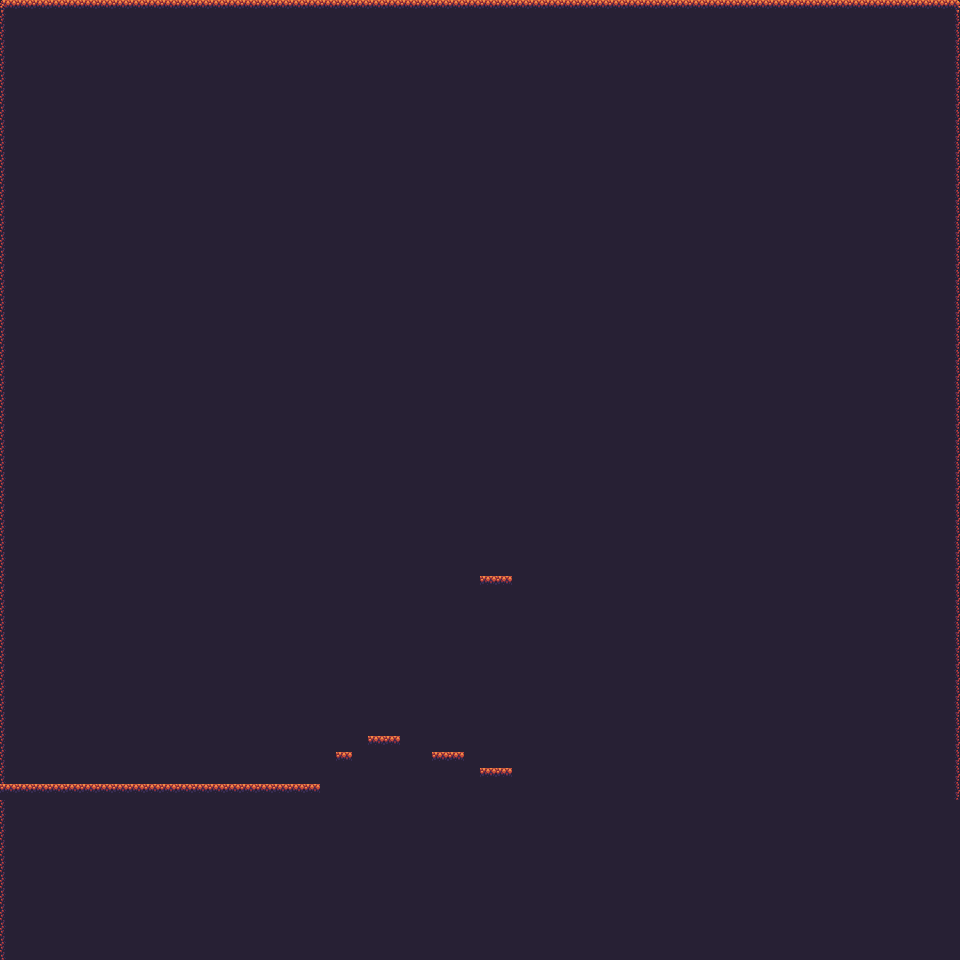

Below is a game level as drawn by its tile map, then a one-line description and the .tmx that defines it (tile-layer data replaced by summaries):
An orthogonal 60x60 tile map with 16x16 px tiles, 3 tile layers (Background, Background2, Floor), 2 tilesets and 11 objects (7x Wall, Player, enemy, Down, death).

<map version="1.10" tiledversion="1.11.2" orientation="orthogonal" renderorder="right-down" width="60" height="60" tilewidth="16" tileheight="16" infinite="0" nextlayerid="10" nextobjectid="14">
 <tileset firstgid="1" source="sheet1.tsx" />
 <tileset firstgid="137" source="world_tileset.tsx" />
 <layer id="1" name="Background" width="60" height="60">
  <data>[3600 cells, 3600 non-empty, 1 distinct tile ids]</data>
 </layer>
 <layer id="3" name="Background2" width="60" height="60">
  <data>[3600 cells, 168 non-empty, 5 distinct tile ids]</data>
 </layer>
 <layer id="2" name="Floor" width="60" height="60">
  <data>[3600 cells, 29 non-empty, 1 distinct tile ids]</data>
 </layer>
 <objectgroup id="4" name="Player">
  <object id="6" name="Player" x="10.6298" y="771.326">
   <point />
  </object>
 </objectgroup>
 <objectgroup id="5" name="Collision">
  <object id="1" name="Col" type="Wall" x="3.24958" y="785.329" width="315.717" height="5.21322" />
  <object id="2" name="Col" type="Wall" x="369.314" y="736.166" width="28.0478" height="5.21322" />
  <object id="3" name="Col" type="Wall" x="435.086" y="752.775" width="28.0478" height="5.21322" />
  <object id="4" name="Col" type="Wall" x="481.591" y="767.391" width="28.0478" height="5.21322" />
  <object id="9" name="Col" type="Wall" x="337.424" y="752.775" width="14.7605" height="5.21322" />
  <object id="12" name="Col" type="Wall" x="482.516" y="576.437" width="28.0478" height="5.21322" />
  <object id="13" name="Wall" x="-1.6452" y="15.1244" width="6.12848" height="937.539" />
 </objectgroup>
 <objectgroup id="7" name="Enemy">
  <object id="7" name="Enemy" type="enemy" x="119.585" y="774.648">
   <point />
  </object>
 </objectgroup>
 <objectgroup id="8" name="Platform">
  <object id="11" name="Down" x="523.154" y="591.97">
   <point />
  </object>
 </objectgroup>
 <objectgroup id="9" name="Death_Zone">
  <object id="10" name="death" x="2.64115" y="938.807" width="952.444" height="11.5669" />
 </objectgroup>
</map>
